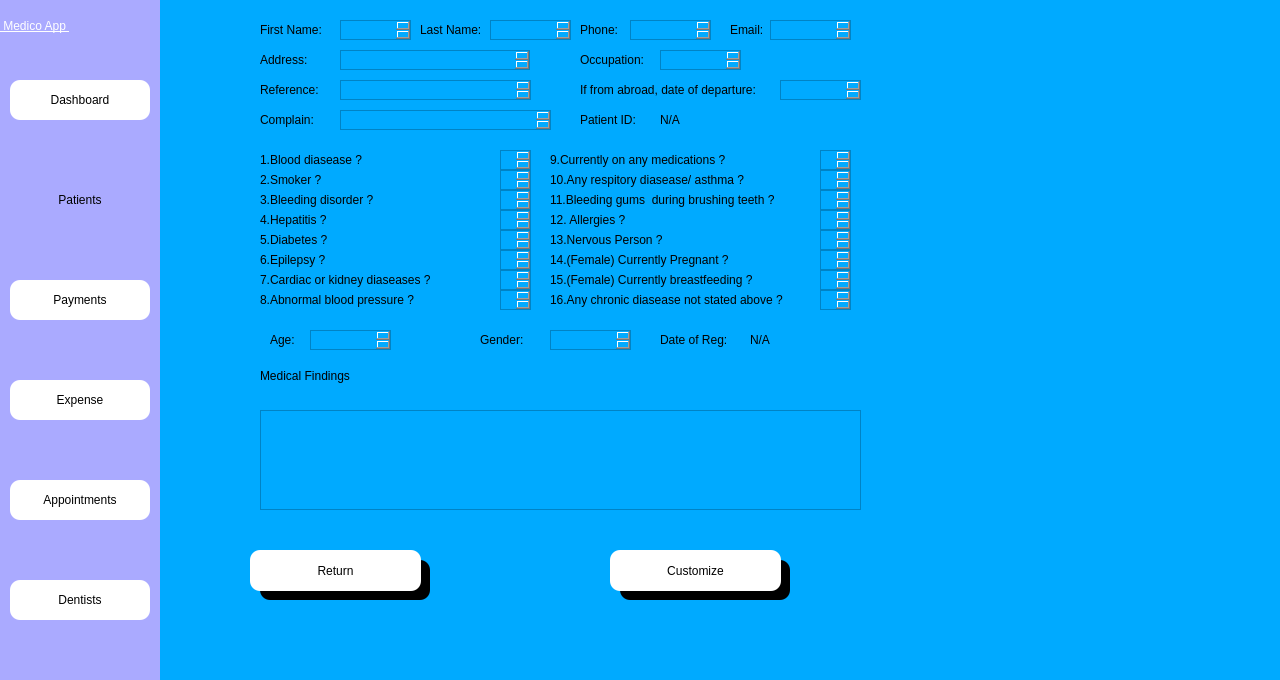
<?xml version="1.0" encoding="UTF-8"?>
<ui version="4.0">
 <class>Dialog</class>
 <widget class="QDialog" name="Dialog">
  <property name="geometry">
   <rect>
    <x>0</x>
    <y>0</y>
    <width>1280</width>
    <height>680</height>
   </rect>
  </property>
  <property name="windowTitle">
   <string>Dialog</string>
  </property>
  <property name="styleSheet">
   <string notr="true">background-color: rgb(0, 170, 255);</string>
  </property>
  <widget class="QWidget" name="side_bar" native="true">
   <property name="geometry">
    <rect>
     <x>0</x>
     <y>0</y>
     <width>160</width>
     <height>681</height>
    </rect>
   </property>
   <property name="styleSheet">
    <string notr="true">background-color: rgb(170, 170, 255);</string>
   </property>
   <widget class="QPushButton" name="patient_btn">
    <property name="geometry">
     <rect>
      <x>10</x>
      <y>180</y>
      <width>140</width>
      <height>40</height>
     </rect>
    </property>
    <property name="styleSheet">
     <string notr="true">font: 12pt &quot;MS Shell Dlg 2&quot;;

border-top-left-radius:10px;
border-bottom-left-radius:10px;
border-top-right-radius:10px;
border-bottom-right-radius:10px;</string>
    </property>
    <property name="text">
     <string>Patients</string>
    </property>
    <property name="icon">
     <iconset>
      <normaloff>../Medico_modern/patientdownload .png</normaloff>../Medico_modern/patientdownload .png</iconset>
    </property>
   </widget>
   <widget class="QPushButton" name="dash_btn">
    <property name="geometry">
     <rect>
      <x>10</x>
      <y>80</y>
      <width>140</width>
      <height>40</height>
     </rect>
    </property>
    <property name="styleSheet">
     <string notr="true">font: 12pt &quot;MS Shell Dlg 2&quot;;
background-color: rgb(255, 255, 255);
border-color: rgb(0, 0, 0);
border-top-left-radius:10px;
border-bottom-left-radius:10px;
border-top-right-radius:10px;
border-bottom-right-radius:10px;
border-bottom-color: rgb(0, 0, 0);
selection-color: rgb(255, 255, 255);</string>
    </property>
    <property name="text">
     <string>Dashboard</string>
    </property>
    <property name="icon">
     <iconset>
      <normaloff>../Medico_modern/dashboard.png</normaloff>../Medico_modern/dashboard.png</iconset>
    </property>
   </widget>
   <widget class="QPushButton" name="expense_btn">
    <property name="geometry">
     <rect>
      <x>10</x>
      <y>380</y>
      <width>140</width>
      <height>40</height>
     </rect>
    </property>
    <property name="styleSheet">
     <string notr="true">font: 12pt &quot;MS Shell Dlg 2&quot;;
background-color: rgb(255, 255, 255);
border-top-left-radius:10px;
border-bottom-left-radius:10px;
border-top-right-radius:10px;
border-bottom-right-radius:10px;</string>
    </property>
    <property name="text">
     <string>Expense</string>
    </property>
    <property name="icon">
     <iconset>
      <normaloff>../Medico_modern/billingdownload (1).png</normaloff>../Medico_modern/billingdownload (1).png</iconset>
    </property>
   </widget>
   <widget class="QPushButton" name="appointment_btn">
    <property name="geometry">
     <rect>
      <x>10</x>
      <y>480</y>
      <width>140</width>
      <height>40</height>
     </rect>
    </property>
    <property name="styleSheet">
     <string notr="true">font: 12pt &quot;MS Shell Dlg 2&quot;;
background-color: rgb(255, 255, 255);
border-top-left-radius:10px;
border-bottom-left-radius:10px;
border-top-right-radius:10px;
border-bottom-right-radius:10px;</string>
    </property>
    <property name="text">
     <string>Appointments</string>
    </property>
    <property name="icon">
     <iconset>
      <normaloff>../Medico_modern/appointmentdownload (1).png</normaloff>../Medico_modern/appointmentdownload (1).png</iconset>
    </property>
   </widget>
   <widget class="QPushButton" name="dentist_btn">
    <property name="geometry">
     <rect>
      <x>10</x>
      <y>580</y>
      <width>140</width>
      <height>40</height>
     </rect>
    </property>
    <property name="styleSheet">
     <string notr="true">font: 12pt &quot;MS Shell Dlg 2&quot;;
background-color: rgb(255, 255, 255);
border-top-left-radius:10px;
border-bottom-left-radius:10px;
border-top-right-radius:10px;
border-bottom-right-radius:10px;</string>
    </property>
    <property name="text">
     <string>Dentists</string>
    </property>
    <property name="icon">
     <iconset>
      <normaloff>../Medico_modern/dentistimages.png</normaloff>../Medico_modern/dentistimages.png</iconset>
    </property>
   </widget>
   <widget class="QPushButton" name="payment_btn">
    <property name="geometry">
     <rect>
      <x>10</x>
      <y>280</y>
      <width>140</width>
      <height>40</height>
     </rect>
    </property>
    <property name="styleSheet">
     <string notr="true">font: 12pt &quot;MS Shell Dlg 2&quot;;
background-color: rgb(255, 255, 255);
border-top-left-radius:10px;
border-bottom-left-radius:10px;
border-top-right-radius:10px;
border-bottom-right-radius:10px;</string>
    </property>
    <property name="text">
     <string>Payments</string>
    </property>
    <property name="icon">
     <iconset>
      <normaloff>../Medico_modern/billingdownload (1).png</normaloff>../Medico_modern/billingdownload (1).png</iconset>
    </property>
   </widget>
   <widget class="QLabel" name="label_4">
    <property name="geometry">
     <rect>
      <x>0</x>
      <y>0</y>
      <width>161</width>
      <height>51</height>
     </rect>
    </property>
    <property name="styleSheet">
     <string notr="true">font: 20pt &quot;MS Shell Dlg 2&quot;;
font: 75 20pt &quot;MS Shell Dlg 2&quot;;
text-decoration: underline;
font: 22pt &quot;MS Shell Dlg 2&quot;;
background-color: rgba(255, 255, 255,0);
color: rgb(255, 255, 255);
</string>
    </property>
    <property name="text">
     <string> Medico App </string>
    </property>
   </widget>
  </widget>
  <widget class="QWidget" name="widget" native="true">
   <property name="geometry">
    <rect>
     <x>250</x>
     <y>10</y>
     <width>621</width>
     <height>521</height>
    </rect>
   </property>
   <property name="styleSheet">
    <string notr="true">background-color: rgba(255, 255, 255,.8);</string>
   </property>
   <widget class="QLabel" name="f_name_labl">
    <property name="geometry">
     <rect>
      <x>10</x>
      <y>10</y>
      <width>71</width>
      <height>20</height>
     </rect>
    </property>
    <property name="styleSheet">
     <string notr="true">font: 10pt &quot;MS Shell Dlg 2&quot;;

color: rgb(0, 0, 0);</string>
    </property>
    <property name="text">
     <string>First Name:</string>
    </property>
   </widget>
   <widget class="QLabel" name="l_name_labl">
    <property name="geometry">
     <rect>
      <x>170</x>
      <y>10</y>
      <width>81</width>
      <height>20</height>
     </rect>
    </property>
    <property name="styleSheet">
     <string notr="true">font: 10pt &quot;MS Shell Dlg 2&quot;;

color: rgb(0, 0, 0);</string>
    </property>
    <property name="text">
     <string>Last Name:</string>
    </property>
   </widget>
   <widget class="QLabel" name="phn_labl">
    <property name="geometry">
     <rect>
      <x>330</x>
      <y>10</y>
      <width>81</width>
      <height>20</height>
     </rect>
    </property>
    <property name="styleSheet">
     <string notr="true">font: 10pt &quot;MS Shell Dlg 2&quot;;

color: rgb(0, 0, 0);</string>
    </property>
    <property name="text">
     <string>Phone:</string>
    </property>
   </widget>
   <widget class="QLabel" name="email_labl">
    <property name="geometry">
     <rect>
      <x>480</x>
      <y>10</y>
      <width>41</width>
      <height>20</height>
     </rect>
    </property>
    <property name="styleSheet">
     <string notr="true">font: 10pt &quot;MS Shell Dlg 2&quot;;

color: rgb(0, 0, 0);</string>
    </property>
    <property name="text">
     <string>Email:</string>
    </property>
   </widget>
   <widget class="QLabel" name="addr_labl">
    <property name="geometry">
     <rect>
      <x>10</x>
      <y>40</y>
      <width>71</width>
      <height>20</height>
     </rect>
    </property>
    <property name="styleSheet">
     <string notr="true">font: 10pt &quot;MS Shell Dlg 2&quot;;

color: rgb(0, 0, 0);</string>
    </property>
    <property name="text">
     <string>Address:</string>
    </property>
   </widget>
   <widget class="QLabel" name="occu_labl">
    <property name="geometry">
     <rect>
      <x>330</x>
      <y>40</y>
      <width>81</width>
      <height>20</height>
     </rect>
    </property>
    <property name="styleSheet">
     <string notr="true">font: 10pt &quot;MS Shell Dlg 2&quot;;

color: rgb(0, 0, 0);</string>
    </property>
    <property name="text">
     <string>Occupation:</string>
    </property>
   </widget>
   <widget class="QLabel" name="refr_labl">
    <property name="geometry">
     <rect>
      <x>10</x>
      <y>70</y>
      <width>81</width>
      <height>20</height>
     </rect>
    </property>
    <property name="styleSheet">
     <string notr="true">font: 10pt &quot;MS Shell Dlg 2&quot;;

color: rgb(0, 0, 0);</string>
    </property>
    <property name="text">
     <string>Reference:</string>
    </property>
   </widget>
   <widget class="QLabel" name="depart_labl">
    <property name="geometry">
     <rect>
      <x>330</x>
      <y>70</y>
      <width>201</width>
      <height>20</height>
     </rect>
    </property>
    <property name="styleSheet">
     <string notr="true">font: 10pt &quot;MS Shell Dlg 2&quot;;

color: rgb(0, 0, 0);</string>
    </property>
    <property name="text">
     <string>If from abroad, date of departure:</string>
    </property>
   </widget>
   <widget class="QLabel" name="comp_labl">
    <property name="geometry">
     <rect>
      <x>10</x>
      <y>100</y>
      <width>81</width>
      <height>20</height>
     </rect>
    </property>
    <property name="styleSheet">
     <string notr="true">font: 10pt &quot;MS Shell Dlg 2&quot;;

color: rgb(0, 0, 0);</string>
    </property>
    <property name="text">
     <string>Complain:</string>
    </property>
   </widget>
   <widget class="QLabel" name="q1">
    <property name="geometry">
     <rect>
      <x>10</x>
      <y>140</y>
      <width>111</width>
      <height>20</height>
     </rect>
    </property>
    <property name="styleSheet">
     <string notr="true">font: 10pt &quot;MS Shell Dlg 2&quot;;</string>
    </property>
    <property name="text">
     <string>1.Blood diasease ?</string>
    </property>
   </widget>
   <widget class="QLabel" name="q2">
    <property name="geometry">
     <rect>
      <x>10</x>
      <y>160</y>
      <width>111</width>
      <height>20</height>
     </rect>
    </property>
    <property name="styleSheet">
     <string notr="true">font: 10pt &quot;MS Shell Dlg 2&quot;;</string>
    </property>
    <property name="text">
     <string>2.Smoker ?</string>
    </property>
   </widget>
   <widget class="QLabel" name="q3">
    <property name="geometry">
     <rect>
      <x>10</x>
      <y>180</y>
      <width>131</width>
      <height>20</height>
     </rect>
    </property>
    <property name="styleSheet">
     <string notr="true">font: 10pt &quot;MS Shell Dlg 2&quot;;</string>
    </property>
    <property name="text">
     <string>3.Bleeding disorder ?</string>
    </property>
   </widget>
   <widget class="QLabel" name="q4">
    <property name="geometry">
     <rect>
      <x>10</x>
      <y>200</y>
      <width>121</width>
      <height>20</height>
     </rect>
    </property>
    <property name="styleSheet">
     <string notr="true">font: 10pt &quot;MS Shell Dlg 2&quot;;</string>
    </property>
    <property name="text">
     <string>4.Hepatitis ?</string>
    </property>
   </widget>
   <widget class="QLabel" name="q5">
    <property name="geometry">
     <rect>
      <x>10</x>
      <y>220</y>
      <width>121</width>
      <height>20</height>
     </rect>
    </property>
    <property name="styleSheet">
     <string notr="true">font: 10pt &quot;MS Shell Dlg 2&quot;;</string>
    </property>
    <property name="text">
     <string>5.Diabetes ?</string>
    </property>
   </widget>
   <widget class="QLabel" name="q6">
    <property name="geometry">
     <rect>
      <x>10</x>
      <y>240</y>
      <width>121</width>
      <height>20</height>
     </rect>
    </property>
    <property name="styleSheet">
     <string notr="true">font: 10pt &quot;MS Shell Dlg 2&quot;;</string>
    </property>
    <property name="text">
     <string>6.Epilepsy ?</string>
    </property>
   </widget>
   <widget class="QLabel" name="q7">
    <property name="geometry">
     <rect>
      <x>10</x>
      <y>260</y>
      <width>181</width>
      <height>20</height>
     </rect>
    </property>
    <property name="styleSheet">
     <string notr="true">font: 10pt &quot;MS Shell Dlg 2&quot;;</string>
    </property>
    <property name="text">
     <string>7.Cardiac or kidney diaseases ?</string>
    </property>
   </widget>
   <widget class="QLabel" name="q8">
    <property name="geometry">
     <rect>
      <x>10</x>
      <y>280</y>
      <width>181</width>
      <height>20</height>
     </rect>
    </property>
    <property name="styleSheet">
     <string notr="true">font: 10pt &quot;MS Shell Dlg 2&quot;;</string>
    </property>
    <property name="text">
     <string>8.Abnormal blood pressure ?</string>
    </property>
   </widget>
   <widget class="QLabel" name="q9">
    <property name="geometry">
     <rect>
      <x>300</x>
      <y>140</y>
      <width>191</width>
      <height>20</height>
     </rect>
    </property>
    <property name="styleSheet">
     <string notr="true">font: 10pt &quot;MS Shell Dlg 2&quot;;</string>
    </property>
    <property name="text">
     <string>9.Currently on any medications ?</string>
    </property>
   </widget>
   <widget class="QLabel" name="q10">
    <property name="geometry">
     <rect>
      <x>300</x>
      <y>160</y>
      <width>211</width>
      <height>20</height>
     </rect>
    </property>
    <property name="styleSheet">
     <string notr="true">font: 10pt &quot;MS Shell Dlg 2&quot;;</string>
    </property>
    <property name="text">
     <string>10.Any respitory diasease/ asthma ?</string>
    </property>
   </widget>
   <widget class="QLabel" name="q11">
    <property name="geometry">
     <rect>
      <x>300</x>
      <y>180</y>
      <width>251</width>
      <height>20</height>
     </rect>
    </property>
    <property name="styleSheet">
     <string notr="true">font: 10pt &quot;MS Shell Dlg 2&quot;;</string>
    </property>
    <property name="text">
     <string>11.Bleeding gums  during brushing teeth ?</string>
    </property>
   </widget>
   <widget class="QLabel" name="q12">
    <property name="geometry">
     <rect>
      <x>300</x>
      <y>200</y>
      <width>81</width>
      <height>20</height>
     </rect>
    </property>
    <property name="styleSheet">
     <string notr="true">font: 10pt &quot;MS Shell Dlg 2&quot;;</string>
    </property>
    <property name="text">
     <string>12. Allergies ?</string>
    </property>
   </widget>
   <widget class="QLabel" name="q13">
    <property name="geometry">
     <rect>
      <x>300</x>
      <y>220</y>
      <width>131</width>
      <height>20</height>
     </rect>
    </property>
    <property name="styleSheet">
     <string notr="true">font: 10pt &quot;MS Shell Dlg 2&quot;;</string>
    </property>
    <property name="text">
     <string>13.Nervous Person ?</string>
    </property>
   </widget>
   <widget class="QLabel" name="q14">
    <property name="geometry">
     <rect>
      <x>300</x>
      <y>240</y>
      <width>191</width>
      <height>20</height>
     </rect>
    </property>
    <property name="styleSheet">
     <string notr="true">font: 10pt &quot;MS Shell Dlg 2&quot;;</string>
    </property>
    <property name="text">
     <string>14.(Female) Currently Pregnant ?</string>
    </property>
   </widget>
   <widget class="QLabel" name="q15">
    <property name="geometry">
     <rect>
      <x>300</x>
      <y>260</y>
      <width>221</width>
      <height>20</height>
     </rect>
    </property>
    <property name="styleSheet">
     <string notr="true">font: 10pt &quot;MS Shell Dlg 2&quot;;</string>
    </property>
    <property name="text">
     <string>15.(Female) Currently breastfeeding ?</string>
    </property>
   </widget>
   <widget class="QLabel" name="q16">
    <property name="geometry">
     <rect>
      <x>300</x>
      <y>280</y>
      <width>281</width>
      <height>20</height>
     </rect>
    </property>
    <property name="styleSheet">
     <string notr="true">font: 10pt &quot;MS Shell Dlg 2&quot;;</string>
    </property>
    <property name="text">
     <string>16.Any chronic diasease not stated above ?</string>
    </property>
   </widget>
   <widget class="QLabel" name="findings_label">
    <property name="geometry">
     <rect>
      <x>10</x>
      <y>350</y>
      <width>121</width>
      <height>31</height>
     </rect>
    </property>
    <property name="styleSheet">
     <string notr="true">font: 12pt &quot;MS Shell Dlg 2&quot;;</string>
    </property>
    <property name="text">
     <string>Medical Findings</string>
    </property>
   </widget>
   <widget class="QLabel" name="pat_id_labl">
    <property name="geometry">
     <rect>
      <x>330</x>
      <y>100</y>
      <width>81</width>
      <height>20</height>
     </rect>
    </property>
    <property name="styleSheet">
     <string notr="true">font: 10pt &quot;MS Shell Dlg 2&quot;;

color: rgb(0, 0, 0);</string>
    </property>
    <property name="text">
     <string>Patient ID:</string>
    </property>
   </widget>
   <widget class="QLabel" name="age_labl">
    <property name="geometry">
     <rect>
      <x>20</x>
      <y>320</y>
      <width>81</width>
      <height>20</height>
     </rect>
    </property>
    <property name="styleSheet">
     <string notr="true">font: 10pt &quot;MS Shell Dlg 2&quot;;

color: rgb(0, 0, 0);</string>
    </property>
    <property name="text">
     <string>Age:</string>
    </property>
   </widget>
   <widget class="QLabel" name="gender_labl">
    <property name="geometry">
     <rect>
      <x>230</x>
      <y>320</y>
      <width>81</width>
      <height>20</height>
     </rect>
    </property>
    <property name="styleSheet">
     <string notr="true">font: 10pt &quot;MS Shell Dlg 2&quot;;

color: rgb(0, 0, 0);</string>
    </property>
    <property name="text">
     <string>Gender:</string>
    </property>
   </widget>
   <widget class="QLabel" name="reg_dt_labl">
    <property name="geometry">
     <rect>
      <x>410</x>
      <y>320</y>
      <width>81</width>
      <height>20</height>
     </rect>
    </property>
    <property name="styleSheet">
     <string notr="true">font: 10pt &quot;MS Shell Dlg 2&quot;;

color: rgb(0, 0, 0);</string>
    </property>
    <property name="text">
     <string>Date of Reg:</string>
    </property>
   </widget>
   <widget class="QTextEdit" name="updt_f_name">
    <property name="geometry">
     <rect>
      <x>90</x>
      <y>10</y>
      <width>71</width>
      <height>20</height>
     </rect>
    </property>
   </widget>
   <widget class="QTextEdit" name="updt_l_name">
    <property name="geometry">
     <rect>
      <x>240</x>
      <y>10</y>
      <width>81</width>
      <height>20</height>
     </rect>
    </property>
   </widget>
   <widget class="QTextEdit" name="updt_phn">
    <property name="geometry">
     <rect>
      <x>380</x>
      <y>10</y>
      <width>81</width>
      <height>20</height>
     </rect>
    </property>
   </widget>
   <widget class="QTextEdit" name="updt_email">
    <property name="geometry">
     <rect>
      <x>520</x>
      <y>10</y>
      <width>81</width>
      <height>20</height>
     </rect>
    </property>
   </widget>
   <widget class="QTextEdit" name="updt_addr">
    <property name="geometry">
     <rect>
      <x>90</x>
      <y>40</y>
      <width>190</width>
      <height>20</height>
     </rect>
    </property>
   </widget>
   <widget class="QTextEdit" name="updt_occu">
    <property name="geometry">
     <rect>
      <x>410</x>
      <y>40</y>
      <width>81</width>
      <height>20</height>
     </rect>
    </property>
   </widget>
   <widget class="QTextEdit" name="updt_ref">
    <property name="geometry">
     <rect>
      <x>90</x>
      <y>70</y>
      <width>191</width>
      <height>20</height>
     </rect>
    </property>
   </widget>
   <widget class="QTextEdit" name="updt_depart">
    <property name="geometry">
     <rect>
      <x>530</x>
      <y>70</y>
      <width>81</width>
      <height>20</height>
     </rect>
    </property>
   </widget>
   <widget class="QTextEdit" name="updt_comp">
    <property name="geometry">
     <rect>
      <x>90</x>
      <y>100</y>
      <width>211</width>
      <height>20</height>
     </rect>
    </property>
   </widget>
   <widget class="QTextEdit" name="updt_q1">
    <property name="geometry">
     <rect>
      <x>250</x>
      <y>140</y>
      <width>31</width>
      <height>20</height>
     </rect>
    </property>
   </widget>
   <widget class="QTextEdit" name="updt_q2">
    <property name="geometry">
     <rect>
      <x>250</x>
      <y>160</y>
      <width>31</width>
      <height>20</height>
     </rect>
    </property>
   </widget>
   <widget class="QTextEdit" name="updt_q5">
    <property name="geometry">
     <rect>
      <x>250</x>
      <y>220</y>
      <width>31</width>
      <height>20</height>
     </rect>
    </property>
   </widget>
   <widget class="QTextEdit" name="updt_q6">
    <property name="geometry">
     <rect>
      <x>250</x>
      <y>240</y>
      <width>31</width>
      <height>20</height>
     </rect>
    </property>
   </widget>
   <widget class="QTextEdit" name="updt_q3">
    <property name="geometry">
     <rect>
      <x>250</x>
      <y>180</y>
      <width>31</width>
      <height>20</height>
     </rect>
    </property>
   </widget>
   <widget class="QTextEdit" name="updt_q4">
    <property name="geometry">
     <rect>
      <x>250</x>
      <y>200</y>
      <width>31</width>
      <height>20</height>
     </rect>
    </property>
   </widget>
   <widget class="QTextEdit" name="updt_q7">
    <property name="geometry">
     <rect>
      <x>250</x>
      <y>260</y>
      <width>31</width>
      <height>20</height>
     </rect>
    </property>
   </widget>
   <widget class="QTextEdit" name="updt_q8">
    <property name="geometry">
     <rect>
      <x>250</x>
      <y>280</y>
      <width>31</width>
      <height>20</height>
     </rect>
    </property>
   </widget>
   <widget class="QTextEdit" name="updt_q14">
    <property name="geometry">
     <rect>
      <x>570</x>
      <y>240</y>
      <width>31</width>
      <height>20</height>
     </rect>
    </property>
   </widget>
   <widget class="QTextEdit" name="updt_q9">
    <property name="geometry">
     <rect>
      <x>570</x>
      <y>140</y>
      <width>31</width>
      <height>20</height>
     </rect>
    </property>
   </widget>
   <widget class="QTextEdit" name="updt_q16">
    <property name="geometry">
     <rect>
      <x>570</x>
      <y>280</y>
      <width>31</width>
      <height>20</height>
     </rect>
    </property>
   </widget>
   <widget class="QTextEdit" name="updt_q10">
    <property name="geometry">
     <rect>
      <x>570</x>
      <y>160</y>
      <width>31</width>
      <height>20</height>
     </rect>
    </property>
   </widget>
   <widget class="QTextEdit" name="updt_q13">
    <property name="geometry">
     <rect>
      <x>570</x>
      <y>220</y>
      <width>31</width>
      <height>20</height>
     </rect>
    </property>
   </widget>
   <widget class="QTextEdit" name="updt_q15">
    <property name="geometry">
     <rect>
      <x>570</x>
      <y>260</y>
      <width>31</width>
      <height>20</height>
     </rect>
    </property>
   </widget>
   <widget class="QTextEdit" name="updt_q12">
    <property name="geometry">
     <rect>
      <x>570</x>
      <y>200</y>
      <width>31</width>
      <height>20</height>
     </rect>
    </property>
   </widget>
   <widget class="QTextEdit" name="updt_q11">
    <property name="geometry">
     <rect>
      <x>570</x>
      <y>180</y>
      <width>31</width>
      <height>20</height>
     </rect>
    </property>
   </widget>
   <widget class="QTextEdit" name="updt_age">
    <property name="geometry">
     <rect>
      <x>60</x>
      <y>320</y>
      <width>81</width>
      <height>20</height>
     </rect>
    </property>
   </widget>
   <widget class="QTextEdit" name="updt_gender">
    <property name="geometry">
     <rect>
      <x>300</x>
      <y>320</y>
      <width>81</width>
      <height>20</height>
     </rect>
    </property>
   </widget>
   <widget class="QTextEdit" name="updt_comp_3">
    <property name="geometry">
     <rect>
      <x>10</x>
      <y>400</y>
      <width>601</width>
      <height>100</height>
     </rect>
    </property>
   </widget>
   <widget class="QLabel" name="updt_reg_dt">
    <property name="geometry">
     <rect>
      <x>500</x>
      <y>320</y>
      <width>81</width>
      <height>20</height>
     </rect>
    </property>
    <property name="styleSheet">
     <string notr="true">font: 10pt &quot;MS Shell Dlg 2&quot;;

color: rgb(0, 0, 0);</string>
    </property>
    <property name="text">
     <string>N/A</string>
    </property>
   </widget>
   <widget class="QLabel" name="updt_pat_id_2">
    <property name="geometry">
     <rect>
      <x>410</x>
      <y>100</y>
      <width>81</width>
      <height>20</height>
     </rect>
    </property>
    <property name="styleSheet">
     <string notr="true">font: 10pt &quot;MS Shell Dlg 2&quot;;

color: rgb(0, 0, 0);</string>
    </property>
    <property name="text">
     <string>N/A</string>
    </property>
   </widget>
  </widget>
  <widget class="QPushButton" name="edit_pat">
   <property name="geometry">
    <rect>
     <x>610</x>
     <y>550</y>
     <width>171</width>
     <height>41</height>
    </rect>
   </property>
   <property name="styleSheet">
    <string notr="true">font: 12pt &quot;MS Shell Dlg 2&quot;;
background-color: rgb(255, 255, 255);
border-top-left-radius:10px;
border-bottom-left-radius:10px;
border-top-right-radius:10px;
border-bottom-right-radius:10px;</string>
   </property>
   <property name="text">
    <string>Customize</string>
   </property>
  </widget>
  <widget class="QLabel" name="label">
   <property name="geometry">
    <rect>
     <x>0</x>
     <y>0</y>
     <width>1280</width>
     <height>680</height>
    </rect>
   </property>
   <property name="text">
    <string/>
   </property>
   <property name="pixmap">
    <pixmap>Images/erick-tang-Of7fPGRSz_4-unsplash.jpg</pixmap>
   </property>
   <property name="scaledContents">
    <bool>true</bool>
   </property>
  </widget>
  <widget class="QPushButton" name="return_pat_2">
   <property name="geometry">
    <rect>
     <x>250</x>
     <y>550</y>
     <width>171</width>
     <height>41</height>
    </rect>
   </property>
   <property name="styleSheet">
    <string notr="true">font: 12pt &quot;MS Shell Dlg 2&quot;;
background-color: rgb(255, 255, 255);
border-top-left-radius:10px;
border-bottom-left-radius:10px;
border-top-right-radius:10px;
border-bottom-right-radius:10px;</string>
   </property>
   <property name="text">
    <string>Return</string>
   </property>
  </widget>
  <widget class="QLabel" name="label_5">
   <property name="geometry">
    <rect>
     <x>260</x>
     <y>560</y>
     <width>170</width>
     <height>40</height>
    </rect>
   </property>
   <property name="styleSheet">
    <string notr="true">background-color: rgb(0, 0, 0);
font: 12pt &quot;MS Shell Dlg 2&quot;;
border-top-left-radius:10px;
border-bottom-left-radius:10px;
border-top-right-radius:10px;
border-bottom-right-radius:10px;
color: rgb(255, 255, 255);
</string>
   </property>
   <property name="text">
    <string/>
   </property>
  </widget>
  <widget class="QLabel" name="label_6">
   <property name="geometry">
    <rect>
     <x>620</x>
     <y>560</y>
     <width>170</width>
     <height>40</height>
    </rect>
   </property>
   <property name="styleSheet">
    <string notr="true">background-color: rgb(0, 0, 0);
font: 12pt &quot;MS Shell Dlg 2&quot;;
border-top-left-radius:10px;
border-bottom-left-radius:10px;
border-top-right-radius:10px;
border-bottom-right-radius:10px;
color: rgb(255, 255, 255);
</string>
   </property>
   <property name="text">
    <string/>
   </property>
  </widget>
  <zorder>label</zorder>
  <zorder>side_bar</zorder>
  <zorder>widget</zorder>
  <zorder>label_5</zorder>
  <zorder>label_6</zorder>
  <zorder>return_pat_2</zorder>
  <zorder>edit_pat</zorder>
 </widget>
 <resources/>
 <connections/>
</ui>
